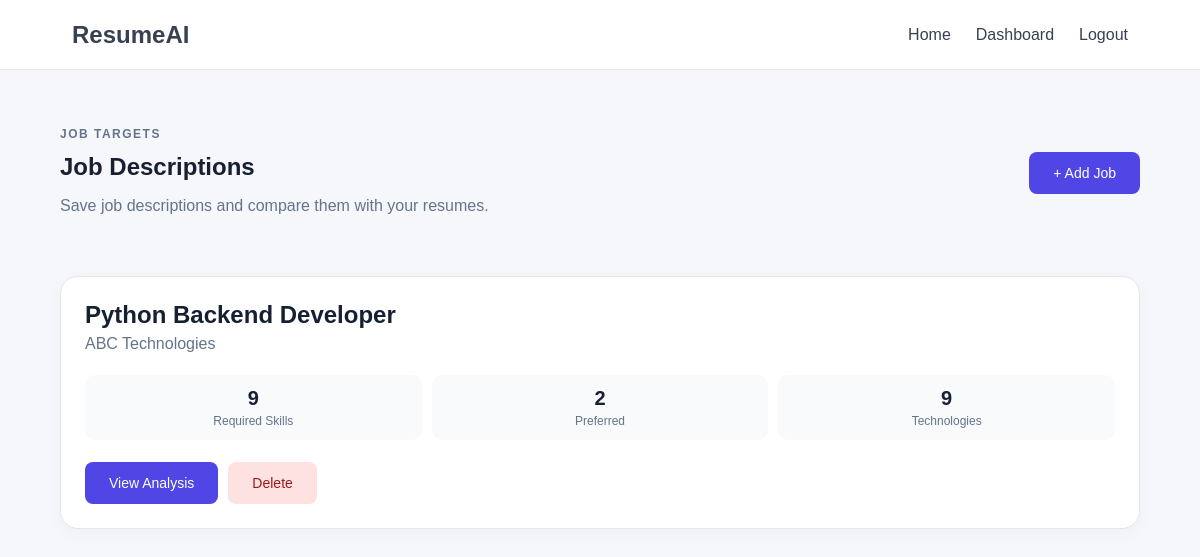
Page /jobs/ (signed in) on the committed database.
### models.py (models this page shows)
class JobDescription(db.Model):
    __tablename__ = "job_descriptions"
    id = db.Column(
        db.Integer,
        primary_key=True
    )
    user_id = db.Column(
        db.Integer,
        db.ForeignKey("users.id"),
        nullable=False
    )
    title = db.Column(
        db.String(255),
        nullable=False
    )
    company = db.Column(
        db.String(255),
        nullable=True
    )
    description = db.Column(
        db.Text,
        nullable=False
    )
    job_profile = db.Column(
        db.JSON,
        nullable=True
    )
    created_at = db.Column(
        db.DateTime,
        default=datetime.utcnow
    )
    updated_at = db.Column(
        db.DateTime,
        default=datetime.utcnow,
        onupdate=datetime.utcnow
    )
    analyses = db.relationship(
        "ResumeAnalysis",
        back_populates="job",
        lazy=True,
        cascade="all, delete-orphan"
    )

### routes/jobs.py (the view)
@jobs_bp.route(
    "/",
    methods=["GET"]
)
@login_required
def index():
    jobs = (
        JobDescription.query
        .filter_by(
            user_id=current_user.id
        )
        .order_by(
            JobDescription.created_at.desc()
        )
        .all()
    )
    return render_template(
        "jobs/jobs.html",
        jobs=jobs
    )

### templates/jobs/jobs.html (shortened to what this page needs)
{% extends "base.html" %}
{% block content %}
<section class="page-header">
    <div>
        <p class="eyebrow">
            JOB TARGETS
        </p>
        <h1>
            Job Descriptions
        </h1>
        <p>
            Save job descriptions and compare them
            with your resumes.
        </p>
    </div>
    <a
        href="{{ url_for('jobs.create') }}"
        class="btn primary"
    >
        + Add Job
    </a>
</section>
{% if jobs %}
<section class="job-grid">
    {% for job in jobs %}
    <article class="job-card">
        <div class="job-card-header">
            <div>
                <h2>
                    {{ job.title }}
                </h2>
                {% if job.company %}
                <p>
                    {{ job.company }}
                </p>
                {% endif %}
            </div>
        </div>
        {% if job.job_profile %}
        <div class="job-stats">
            <div>
                <strong>
                    {{ job.job_profile.required_skills|length }}
                </strong>
                <span>
                    Required Skills
                </span>
            </div>
            <div>
                <strong>
                    {{ job.job_profile.preferred_skills|length }}
                </strong>
                <span>
                    Preferred
                </span>
            </div>
            <div>
                <strong>
                    {{ job.job_profile.technologies|length }}
                </strong>
                <span>
                    Technologies
                </span>
            </div>
        </div>
        {% endif %}
        <div class="job-actions">
            <a
                href="{{ url_for(
                    'jobs.view_job',
                    job_id=job.id
                ) }}"
                class="btn primary"
            >
                View Analysis
            </a>
            <form
                method="POST"
                action="{{ url_for(
                    'jobs.delete_job',
                    job_id=job.id
                ) }}"
            >
                <button
                    type="submit"
                    class="btn danger"
                    onclick="return confirm(
                        'Delete this job description?'
                    )"
                >
                    Delete
                </button>
            </form>
        </div>
    </article>
    {% endfor %}
</section>
{% endif %}
{% endblock %}

### static/css/style.css (style rules this page uses)
* { box-sizing: border-box; }
body { margin: 0; font-family: Arial, sans-serif; background: #f5f7fb; color: #172033; }
.btn { border: none; padding: 13px 24px; border-radius: 8px; background: #111827; color: #ffffff; cursor: pointer; text-decoration: none; display: inline-block; font-size: 14px; }
.btn.primary { background: #4f46e5; }
.btn.danger { background: #fee2e2; color: #991b1b; }
.eyebrow { font-size: 12px; font-weight: 800; letter-spacing: 1.5px; color: #6366f1; }
.page-header { display: flex; align-items: center; justify-content: space-between; gap: 30px; margin: 45px 0; }
.page-header h1 { margin: 5px 0; }
.page-header p { color: #64748b; }
.job-grid { display: grid; grid-template-columns: repeat( auto-fit, minmax(280px, 1fr) ); gap: 20px; margin-bottom: 50px; }
.job-card { padding: 24px; background: #ffffff; border: 1px solid #e5e7eb; border-radius: 18px; box-shadow: 0 5px 20px rgba(0, 0, 0, 0.03); }
.job-card h2 { margin: 0 0 6px; }
.job-card-header p { margin: 0; color: #64748b; }
.job-stats { display: grid; grid-template-columns: repeat(3, 1fr); gap: 10px; margin: 22px 0; }
.job-stats div { padding: 12px; background: #f8fafc; border-radius: 10px; text-align: center; }
.job-stats strong, .job-stats span { display: block; }
.job-stats strong { font-size: 20px; }
.job-stats span { margin-top: 4px; color: #64748b; font-size: 12px; }
.job-actions { display: flex; gap: 10px; align-items: center; }

### rows in the picture
JobDescription: title "Python Backend Developer", company "ABC Technologies", job_profile.required_skills|length "9", job_profile.preferred_skills|length "2", job_profile.technologies|length "9"
